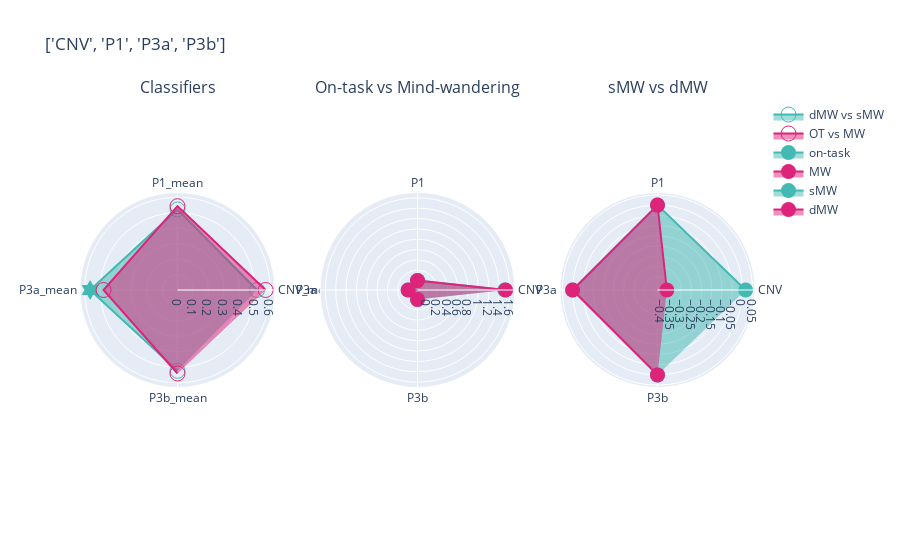
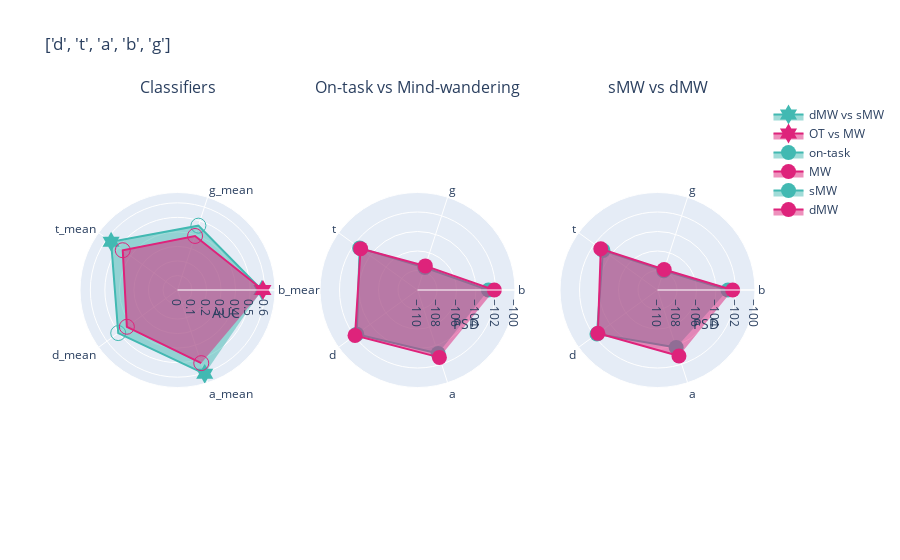
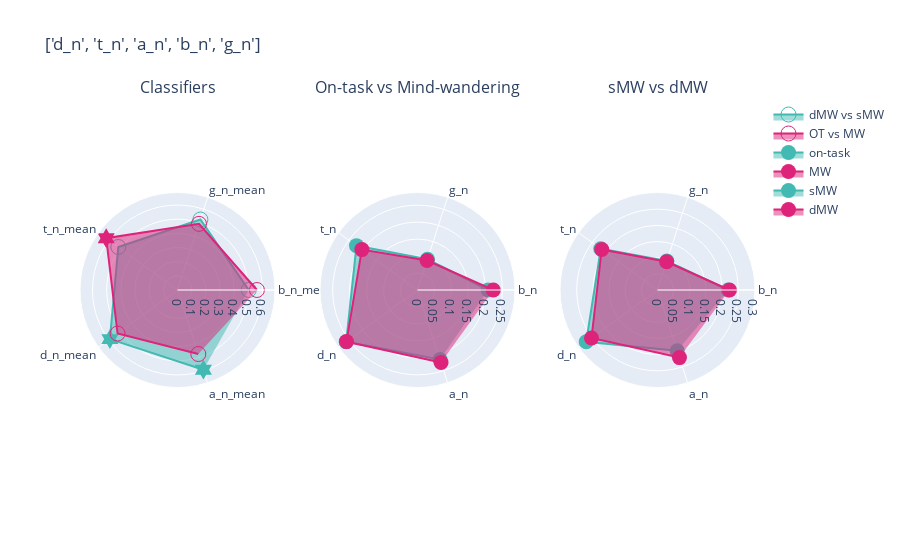
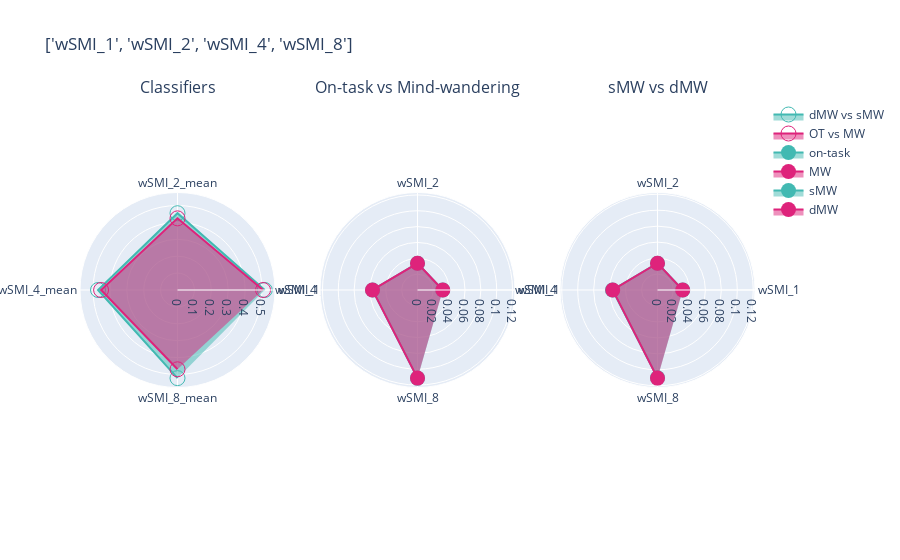

Notebook cell for these charts, in order:
### Markdown cell above
# Radar plots for all type of markers

### Code cell
for i in types_markers:
    marker = i
    smw  = df_mw.query("mind == 'sMW'")
    smw = smw[smw['markers'].isin([i for i in marker])]
    dmw  = df_mw.query("mind == 'dMW'")
    dmw = dmw[dmw['markers'].isin([i for i in marker])]
    MW  = df_mind.query("mind2 == 'mw'")
    MW = MW[MW['markers'].isin([i for i in marker])]
    ot  = df_mind.query("mind2 == 'on-task'")
    ot = ot[ot['markers'].isin([i for i in marker])]
    mw =aucs_mw[aucs_mw['index'].isin([i+'_mean' for i in marker])]
    mind =aucs_mind[aucs_mind['index'].isin([i+'_mean' for i in marker])]


    fig = make_subplots(rows=1, cols=3, 
                        subplot_titles = ['Classifiers', 'On-task vs Mind-wandering','sMW vs dMW'],
                        specs=[[{"type": "scatterpolar"}, {"type": "polar"}, {"type": "polar"}]])

    fig.add_trace(go.Scatterpolar(
        r=mw.auc,
        theta=mw['index'],
        fill='toself',
        name='dMW vs sMW', 
        marker = {'color':lblue, 'size': 15},
        marker_symbol= symbol_fun(mw['index'], significant_mw)
    ),
        row = 1, col = 1)

    fig.add_trace(go.Scatterpolar(
        r=mind.auc,
        theta=mind['index'],
        fill='toself',
        name='OT vs MW',
        marker = {'color':pink, 'size': 15},
        marker_symbol= symbol_fun(mind['index'], significant_mind)
    ),
        row = 1, col = 1)

    fig.add_trace(go.Scatterpolar(
        r=ot.val,
        theta=ot['markers'],
        fill='toself',
        name='on-task', 
        marker = {'color':lblue, 'size': 15},
    #     marker_symbol= symbol_fun(dmw['markers'])
    ),
        row = 1, col = 2)

    fig.add_trace(go.Scatterpolar(
        r=MW.val,
        theta=MW['markers'],
        fill='toself',
        name='MW',
        marker = {'color':pink, 'size': 15},
    #     marker_symbol= 'symbol_fun(smw['markers'])'
    ),
        row = 1, col = 2)

    fig.add_trace(go.Scatterpolar(
        r=smw.val,
        theta=dmw['markers'],
        fill='toself',
        name='sMW', 
        marker = {'color':lblue, 'size': 15},
    #     marker_symbol= symbol_fun(dmw['markers'])
    ),
        row = 1, col = 3)

    fig.add_trace(go.Scatterpolar(
        r=dmw.val,
        theta=dmw['markers'],
        fill='toself',
        name='dMW',
        marker = {'color':pink, 'size': 15},
    #     marker_symbol= symbol_fun(smw['markers'])
    ),
        row = 1, col = 3)
    
    if marker == freqs:
        fig.update_polars(radialaxis= {'title': 'AUC',}, row=1, col=1)
        fig.update_polars(radialaxis= {'title': 'PSD','range':[-110, -100]}, row=1, col=2)
        fig.update_polars(radialaxis= {'title': 'PSD','range':[-110, -100]}, row=1, col=3)
    elif marker == p_e:
        fig.update_polars(radialaxis= {'title': 'AUC',}, row=1, col=1)
        fig.update_polars(radialaxis= {'title': 'PSD','range':[0.5, 1]}, row=1, col=2)
        fig.update_polars(radialaxis= {'title': 'PSD','range':[0.5, 1]}, row=1, col=3)

    fig.update_layout(
        title=f"{marker}",
    #     width=500,
    #     height=500,

        polar=dict(
        radialaxis=dict(
          visible=True,

        ),
      ),

    )

    fig.show()
#     pio.write_json(fig, 'Figs/radar_auc_freq_n.plotly')

### Figure 1 — Plotly figure (JSON) as saved in the notebook; plotly's stock layout.template omitted (floating-point values rounded to 4 significant figures)
{"data": [{"fill": "toself", "marker": {"color": "#42B9B2", "size": 15, "symbol": ["circle-open", "circle-open", "hexagram", "circle-open"]}, "name": "dMW vs sMW", "r": [0.5141, 0.5206, 0.5647, 0.5222], "subplot": "polar", "theta": ["CNV_mean", "P1_mean", "P3a_mean", "P3b_mean"], "type": "scatterpolar"}, {"fill": "toself", "marker": {"color": "#DE237B", "size": 15, "symbol": ["circle-open", "circle-open", "circle-open", "circle-open"]}, "name": "OT vs MW", "r": [0.5696, 0.5418, 0.4782, 0.5398], "subplot": "polar", "theta": ["CNV_mean", "P1_mean", "P3a_mean", "P3b_mean"], "type": "scatterpolar"}, {"fill": "toself", "marker": {"color": "#42B9B2", "size": 15}, "name": "on-task", "r": [1.504, 9.045e-07, 5.296e-07, 1.475e-06], "subplot": "polar2", "theta": ["CNV", "P1", "P3a", "P3b"], "type": "scatterpolar"}, {"fill": "toself", "marker": {"color": "#DE237B", "size": 15}, "name": "MW", "r": [1.522, 3.372e-07, -2.889e-07, 8.672e-07], "subplot": "polar2", "theta": ["CNV", "P1", "P3a", "P3b"], "type": "scatterpolar"}, {"fill": "toself", "marker": {"color": "#42B9B2", "size": 15}, "name": "sMW", "r": [0.01583, 3.141e-07, -4.459e-07, 1.504e-06], "subplot": "polar3", "theta": ["CNV", "P1", "P3a", "P3b"], "type": "scatterpolar"}, {"fill": "toself", "marker": {"color": "#DE237B", "size": 15}, "name": "dMW", "r": [-0.371, -1.692e-07, -1.253e-06, 1.214e-06], "subplot": "polar3", "theta": ["CNV", "P1", "P3a", "P3b"], "type": "scatterpolar"}], "layout": {"annotations": [{"font": {"size": 16}, "showarrow": false, "text": "Classifiers", "x": 0.1444, "xanchor": "center", "xref": "paper", "y": 1, "yanchor": "bottom", "yref": "paper"}, {"font": {"size": 16}, "showarrow": false, "text": "On-task vs Mind-wandering", "x": 0.5, "xanchor": "center", "xref": "paper", "y": 1, "yanchor": "bottom", "yref": "paper"}, {"font": {"size": 16}, "showarrow": false, "text": "sMW vs dMW", "x": 0.8556, "xanchor": "center", "xref": "paper", "y": 1, "yanchor": "bottom", "yref": "paper"}], "autosize": true, "polar": {"angularaxis": {"type": "category"}, "domain": {"x": [0, 0.2889], "y": [0, 1]}, "radialaxis": {"autorange": true, "range": [0, 0.6122], "type": "linear", "visible": true}}, "polar2": {"angularaxis": {"type": "category"}, "domain": {"x": [0.3556, 0.6444], "y": [0, 1]}, "radialaxis": {"autorange": true, "range": [-0.1227, 1.645], "type": "linear"}}, "polar3": {"angularaxis": {"type": "category"}, "domain": {"x": [0.7111, 1], "y": [0, 1]}, "radialaxis": {"autorange": true, "range": [-0.4021, 0.04702], "type": "linear"}}, "title": {"text": "['CNV', 'P1', 'P3a', 'P3b']"}}}

### Figure 2 — Plotly figure (JSON) as saved in the notebook; plotly's stock layout.template omitted (floating-point values rounded to 4 significant figures)
{"data": [{"fill": "toself", "marker": {"color": "#42B9B2", "size": 15, "symbol": ["hexagram", "circle-open", "hexagram", "circle-open", "hexagram"]}, "name": "dMW vs sMW", "r": [0.5804, 0.4656, 0.5649, 0.5044, 0.6066], "subplot": "polar", "theta": ["b_mean", "g_mean", "t_mean", "d_mean", "a_mean"], "type": "scatterpolar"}, {"fill": "toself", "marker": {"color": "#DE237B", "size": 15, "symbol": ["hexagram", "circle-open", "circle-open", "circle-open", "circle-open"]}, "name": "OT vs MW", "r": [0.588, 0.3911, 0.4658, 0.4308, 0.5293], "subplot": "polar", "theta": ["b_mean", "g_mean", "t_mean", "d_mean", "a_mean"], "type": "scatterpolar"}, {"fill": "toself", "marker": {"color": "#42B9B2", "size": 15}, "name": "on-task", "r": [-102.7, -107.6, -102.7, -102.3, -103.2], "subplot": "polar2", "theta": ["b", "g", "t", "d", "a"], "type": "scatterpolar"}, {"fill": "toself", "marker": {"color": "#DE237B", "size": 15}, "name": "MW", "r": [-102.1, -107.4, -102.8, -102.1, -102.7], "subplot": "polar2", "theta": ["b", "g", "t", "d", "a"], "type": "scatterpolar"}, {"fill": "toself", "marker": {"color": "#42B9B2", "size": 15}, "name": "sMW", "r": [-102.8, -107.9, -103.1, -102.3, -103.8], "subplot": "polar3", "theta": ["b", "g", "t", "d", "a"], "type": "scatterpolar"}, {"fill": "toself", "marker": {"color": "#DE237B", "size": 15}, "name": "dMW", "r": [-102.3, -107.8, -102.8, -102.4, -102.9], "subplot": "polar3", "theta": ["b", "g", "t", "d", "a"], "type": "scatterpolar"}], "layout": {"annotations": [{"font": {"size": 16}, "showarrow": false, "text": "Classifiers", "x": 0.1444, "xanchor": "center", "xref": "paper", "y": 1, "yanchor": "bottom", "yref": "paper"}, {"font": {"size": 16}, "showarrow": false, "text": "On-task vs Mind-wandering", "x": 0.5, "xanchor": "center", "xref": "paper", "y": 1, "yanchor": "bottom", "yref": "paper"}, {"font": {"size": 16}, "showarrow": false, "text": "sMW vs dMW", "x": 0.8556, "xanchor": "center", "xref": "paper", "y": 1, "yanchor": "bottom", "yref": "paper"}], "autosize": true, "polar": {"angularaxis": {"type": "category"}, "domain": {"x": [0, 0.2889], "y": [0, 1]}, "radialaxis": {"autorange": true, "range": [0, 0.6519], "title": {"text": "AUC"}, "type": "linear", "visible": true}}, "polar2": {"angularaxis": {"type": "category"}, "domain": {"x": [0.3556, 0.6444], "y": [0, 1]}, "radialaxis": {"autorange": false, "range": [-110, -100], "title": {"text": "PSD"}, "type": "linear"}}, "polar3": {"angularaxis": {"type": "category"}, "domain": {"x": [0.7111, 1], "y": [0, 1]}, "radialaxis": {"autorange": false, "range": [-110, -100], "title": {"text": "PSD"}, "type": "linear"}}, "title": {"text": "['d', 't', 'a', 'b', 'g']"}}}

### Figure 3 — Plotly figure (JSON) as saved in the notebook; plotly's stock layout.template omitted (floating-point values rounded to 4 significant figures)
{"data": [{"fill": "toself", "marker": {"color": "#42B9B2", "size": 15, "symbol": ["circle-open", "circle-open", "circle-open", "hexagram", "hexagram"]}, "name": "dMW vs sMW", "r": [0.503, 0.5233, 0.5166, 0.5899, 0.5917], "subplot": "polar", "theta": ["b_n_mean", "g_n_mean", "t_n_mean", "d_n_mean", "a_n_mean"], "type": "scatterpolar"}, {"fill": "toself", "marker": {"color": "#DE237B", "size": 15, "symbol": ["circle-open", "circle-open", "hexagram", "circle-open", "circle-open"]}, "name": "OT vs MW", "r": [0.5608, 0.491, 0.6222, 0.523, 0.4753], "subplot": "polar", "theta": ["b_n_mean", "g_n_mean", "t_n_mean", "d_n_mean", "a_n_mean"], "type": "scatterpolar"}, {"fill": "toself", "marker": {"color": "#42B9B2", "size": 15}, "name": "on-task", "r": [0.2079, 0.09534, 0.2221, 0.2596, 0.215], "subplot": "polar2", "theta": ["b_n", "g_n", "t_n", "d_n", "a_n"], "type": "scatterpolar"}, {"fill": "toself", "marker": {"color": "#DE237B", "size": 15}, "name": "MW", "r": [0.2233, 0.09118, 0.2025, 0.2587, 0.2243], "subplot": "polar2", "theta": ["b_n", "g_n", "t_n", "d_n", "a_n"], "type": "scatterpolar"}, {"fill": "toself", "marker": {"color": "#42B9B2", "size": 15}, "name": "sMW", "r": [0.2186, 0.09427, 0.217, 0.2727, 0.1975], "subplot": "polar3", "theta": ["b_n", "g_n", "t_n", "d_n", "a_n"], "type": "scatterpolar"}, {"fill": "toself", "marker": {"color": "#DE237B", "size": 15}, "name": "dMW", "r": [0.2226, 0.09181, 0.2133, 0.2524, 0.2199], "subplot": "polar3", "theta": ["b_n", "g_n", "t_n", "d_n", "a_n"], "type": "scatterpolar"}], "layout": {"annotations": [{"font": {"size": 16}, "showarrow": false, "text": "Classifiers", "x": 0.1444, "xanchor": "center", "xref": "paper", "y": 1, "yanchor": "bottom", "yref": "paper"}, {"font": {"size": 16}, "showarrow": false, "text": "On-task vs Mind-wandering", "x": 0.5, "xanchor": "center", "xref": "paper", "y": 1, "yanchor": "bottom", "yref": "paper"}, {"font": {"size": 16}, "showarrow": false, "text": "sMW vs dMW", "x": 0.8556, "xanchor": "center", "xref": "paper", "y": 1, "yanchor": "bottom", "yref": "paper"}], "autosize": true, "polar": {"angularaxis": {"type": "category"}, "domain": {"x": [0, 0.2889], "y": [0, 1]}, "radialaxis": {"autorange": true, "range": [0, 0.6686], "type": "linear", "visible": true}}, "polar2": {"angularaxis": {"type": "category"}, "domain": {"x": [0.3556, 0.6444], "y": [0, 1]}, "radialaxis": {"autorange": true, "range": [0, 0.2789], "type": "linear"}}, "polar3": {"angularaxis": {"type": "category"}, "domain": {"x": [0.7111, 1], "y": [0, 1]}, "radialaxis": {"autorange": true, "range": [0, 0.293], "type": "linear"}}, "title": {"text": "['d_n', 't_n', 'a_n', 'b_n', 'g_n']"}}}

### Figure 4 — Plotly figure (JSON) as saved in the notebook; plotly's stock layout.template omitted (floating-point values rounded to 4 significant figures)
{"data": [{"fill": "toself", "marker": {"color": "#42B9B2", "size": 15, "symbol": ["circle-open", "circle-open", "circle-open", "circle-open"]}, "name": "dMW vs sMW", "r": [0.5164, 0.4547, 0.4704, 0.5216], "subplot": "polar", "theta": ["wSMI_1_mean", "wSMI_2_mean", "wSMI_4_mean", "wSMI_8_mean"], "type": "scatterpolar"}, {"fill": "toself", "marker": {"color": "#DE237B", "size": 15, "symbol": ["circle-open", "circle-open", "circle-open", "circle-open"]}, "name": "OT vs MW", "r": [0.5064, 0.4241, 0.4523, 0.4694], "subplot": "polar", "theta": ["wSMI_1_mean", "wSMI_2_mean", "wSMI_4_mean", "wSMI_8_mean"], "type": "scatterpolar"}, {"fill": "toself", "marker": {"color": "#42B9B2", "size": 15}, "name": "on-task", "r": [0.03184, 0.03386, 0.05672, 0.1112], "subplot": "polar2", "theta": ["wSMI_1", "wSMI_2", "wSMI_4", "wSMI_8"], "type": "scatterpolar"}, {"fill": "toself", "marker": {"color": "#DE237B", "size": 15}, "name": "MW", "r": [0.03195, 0.03374, 0.05686, 0.1112], "subplot": "polar2", "theta": ["wSMI_1", "wSMI_2", "wSMI_4", "wSMI_8"], "type": "scatterpolar"}, {"fill": "toself", "marker": {"color": "#42B9B2", "size": 15}, "name": "sMW", "r": [0.03165, 0.03352, 0.05646, 0.11], "subplot": "polar3", "theta": ["wSMI_1", "wSMI_2", "wSMI_4", "wSMI_8"], "type": "scatterpolar"}, {"fill": "toself", "marker": {"color": "#DE237B", "size": 15}, "name": "dMW", "r": [0.03159, 0.03361, 0.05611, 0.1105], "subplot": "polar3", "theta": ["wSMI_1", "wSMI_2", "wSMI_4", "wSMI_8"], "type": "scatterpolar"}], "layout": {"annotations": [{"font": {"size": 16}, "showarrow": false, "text": "Classifiers", "x": 0.1444, "xanchor": "center", "xref": "paper", "y": 1, "yanchor": "bottom", "yref": "paper"}, {"font": {"size": 16}, "showarrow": false, "text": "On-task vs Mind-wandering", "x": 0.5, "xanchor": "center", "xref": "paper", "y": 1, "yanchor": "bottom", "yref": "paper"}, {"font": {"size": 16}, "showarrow": false, "text": "sMW vs dMW", "x": 0.8556, "xanchor": "center", "xref": "paper", "y": 1, "yanchor": "bottom", "yref": "paper"}], "autosize": true, "polar": {"angularaxis": {"type": "category"}, "domain": {"x": [0, 0.2889], "y": [0, 1]}, "radialaxis": {"autorange": true, "range": [0, 0.5605], "type": "linear", "visible": true}}, "polar2": {"angularaxis": {"type": "category"}, "domain": {"x": [0.3556, 0.6444], "y": [0, 1]}, "radialaxis": {"autorange": true, "range": [0, 0.1195], "type": "linear"}}, "polar3": {"angularaxis": {"type": "category"}, "domain": {"x": [0.7111, 1], "y": [0, 1]}, "radialaxis": {"autorange": true, "range": [0, 0.1187], "type": "linear"}}, "title": {"text": "['wSMI_1', 'wSMI_2', 'wSMI_4', 'wSMI_8']"}}}
